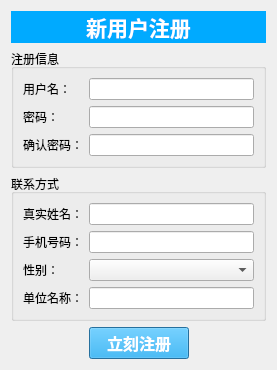
<?xml version="1.0" encoding="UTF-8"?>
<ui version="4.0">
 <class>Dialog</class>
 <widget class="QDialog" name="Dialog">
  <property name="geometry">
   <rect>
    <x>0</x>
    <y>0</y>
    <width>277</width>
    <height>364</height>
   </rect>
  </property>
  <property name="sizePolicy">
   <sizepolicy hsizetype="Expanding" vsizetype="Expanding">
    <horstretch>0</horstretch>
    <verstretch>0</verstretch>
   </sizepolicy>
  </property>
  <property name="windowTitle">
   <string>新用户注册</string>
  </property>
  <layout class="QVBoxLayout" name="verticalLayout_3">
   <item>
    <widget class="QLabel" name="label">
     <property name="font">
      <font>
       <family>微软雅黑</family>
       <pointsize>16</pointsize>
       <weight>75</weight>
       <bold>true</bold>
      </font>
     </property>
     <property name="styleSheet">
      <string notr="true">background-color: rgb(0, 170, 255);
color: rgb(255, 255, 255);</string>
     </property>
     <property name="text">
      <string>新用户注册</string>
     </property>
     <property name="alignment">
      <set>Qt::AlignCenter</set>
     </property>
    </widget>
   </item>
   <item>
    <widget class="QGroupBox" name="groupBox_2">
     <property name="title">
      <string>注册信息</string>
     </property>
     <layout class="QVBoxLayout" name="verticalLayout">
      <item>
       <layout class="QHBoxLayout" name="horizontalLayout_20">
        <item>
         <widget class="QLabel" name="label_20">
          <property name="minimumSize">
           <size>
            <width>60</width>
            <height>0</height>
           </size>
          </property>
          <property name="maximumSize">
           <size>
            <width>60</width>
            <height>16777215</height>
           </size>
          </property>
          <property name="text">
           <string>用户名：</string>
          </property>
         </widget>
        </item>
        <item>
         <widget class="QLineEdit" name="lineEdit_20"/>
        </item>
       </layout>
      </item>
      <item>
       <layout class="QHBoxLayout" name="horizontalLayout_14">
        <item>
         <widget class="QLabel" name="label_14">
          <property name="minimumSize">
           <size>
            <width>60</width>
            <height>0</height>
           </size>
          </property>
          <property name="maximumSize">
           <size>
            <width>60</width>
            <height>16777215</height>
           </size>
          </property>
          <property name="text">
           <string>密码：</string>
          </property>
         </widget>
        </item>
        <item>
         <widget class="QLineEdit" name="lineEdit_14">
          <property name="echoMode">
           <enum>QLineEdit::Password</enum>
          </property>
         </widget>
        </item>
       </layout>
      </item>
      <item>
       <layout class="QHBoxLayout" name="horizontalLayout_15">
        <item>
         <widget class="QLabel" name="label_15">
          <property name="minimumSize">
           <size>
            <width>60</width>
            <height>0</height>
           </size>
          </property>
          <property name="maximumSize">
           <size>
            <width>60</width>
            <height>16777215</height>
           </size>
          </property>
          <property name="text">
           <string>确认密码：</string>
          </property>
         </widget>
        </item>
        <item>
         <widget class="QLineEdit" name="lineEdit_15">
          <property name="echoMode">
           <enum>QLineEdit::Password</enum>
          </property>
         </widget>
        </item>
       </layout>
      </item>
     </layout>
    </widget>
   </item>
   <item>
    <widget class="QGroupBox" name="groupBox">
     <property name="title">
      <string>联系方式</string>
     </property>
     <layout class="QVBoxLayout" name="verticalLayout_2">
      <item>
       <layout class="QHBoxLayout" name="horizontalLayout_4">
        <item>
         <widget class="QLabel" name="label_4">
          <property name="minimumSize">
           <size>
            <width>60</width>
            <height>0</height>
           </size>
          </property>
          <property name="maximumSize">
           <size>
            <width>60</width>
            <height>16777215</height>
           </size>
          </property>
          <property name="text">
           <string>真实姓名：</string>
          </property>
         </widget>
        </item>
        <item>
         <widget class="QLineEdit" name="lineEdit_4"/>
        </item>
       </layout>
      </item>
      <item>
       <layout class="QHBoxLayout" name="horizontalLayout_13">
        <item>
         <widget class="QLabel" name="label_13">
          <property name="minimumSize">
           <size>
            <width>60</width>
            <height>0</height>
           </size>
          </property>
          <property name="maximumSize">
           <size>
            <width>60</width>
            <height>16777215</height>
           </size>
          </property>
          <property name="text">
           <string>手机号码：</string>
          </property>
         </widget>
        </item>
        <item>
         <widget class="QLineEdit" name="lineEdit_13"/>
        </item>
       </layout>
      </item>
      <item>
       <layout class="QHBoxLayout" name="horizontalLayout_5">
        <item>
         <widget class="QLabel" name="label_5">
          <property name="minimumSize">
           <size>
            <width>60</width>
            <height>0</height>
           </size>
          </property>
          <property name="maximumSize">
           <size>
            <width>60</width>
            <height>16777215</height>
           </size>
          </property>
          <property name="text">
           <string>性别：</string>
          </property>
         </widget>
        </item>
        <item>
         <widget class="QComboBox" name="comboBox">
          <item>
           <property name="text">
            <string> </string>
           </property>
          </item>
          <item>
           <property name="text">
            <string>男</string>
           </property>
          </item>
          <item>
           <property name="text">
            <string>女</string>
           </property>
          </item>
         </widget>
        </item>
       </layout>
      </item>
      <item>
       <layout class="QHBoxLayout" name="horizontalLayout_6">
        <item>
         <widget class="QLabel" name="label_6">
          <property name="minimumSize">
           <size>
            <width>60</width>
            <height>0</height>
           </size>
          </property>
          <property name="maximumSize">
           <size>
            <width>60</width>
            <height>16777215</height>
           </size>
          </property>
          <property name="text">
           <string>单位名称：</string>
          </property>
         </widget>
        </item>
        <item>
         <widget class="QLineEdit" name="lineEdit_6"/>
        </item>
       </layout>
      </item>
     </layout>
    </widget>
   </item>
   <item>
    <layout class="QHBoxLayout" name="horizontalLayout">
     <item>
      <spacer name="horizontalSpacer">
       <property name="orientation">
        <enum>Qt::Horizontal</enum>
       </property>
       <property name="sizeHint" stdset="0">
        <size>
         <width>40</width>
         <height>20</height>
        </size>
       </property>
      </spacer>
     </item>
     <item>
      <widget class="QPushButton" name="pushButton">
       <property name="minimumSize">
        <size>
         <width>100</width>
         <height>0</height>
        </size>
       </property>
       <property name="maximumSize">
        <size>
         <width>100</width>
         <height>16777215</height>
        </size>
       </property>
       <property name="font">
        <font>
         <family>微软雅黑</family>
         <pointsize>12</pointsize>
         <weight>75</weight>
         <bold>true</bold>
        </font>
       </property>
       <property name="styleSheet">
        <string notr="true">background-color: rgb(0, 170, 255);
color: rgb(255, 255, 255);</string>
       </property>
       <property name="text">
        <string>立刻注册</string>
       </property>
      </widget>
     </item>
     <item>
      <spacer name="horizontalSpacer_2">
       <property name="orientation">
        <enum>Qt::Horizontal</enum>
       </property>
       <property name="sizeHint" stdset="0">
        <size>
         <width>40</width>
         <height>20</height>
        </size>
       </property>
      </spacer>
     </item>
    </layout>
   </item>
  </layout>
 </widget>
 <resources/>
 <connections/>
</ui>
